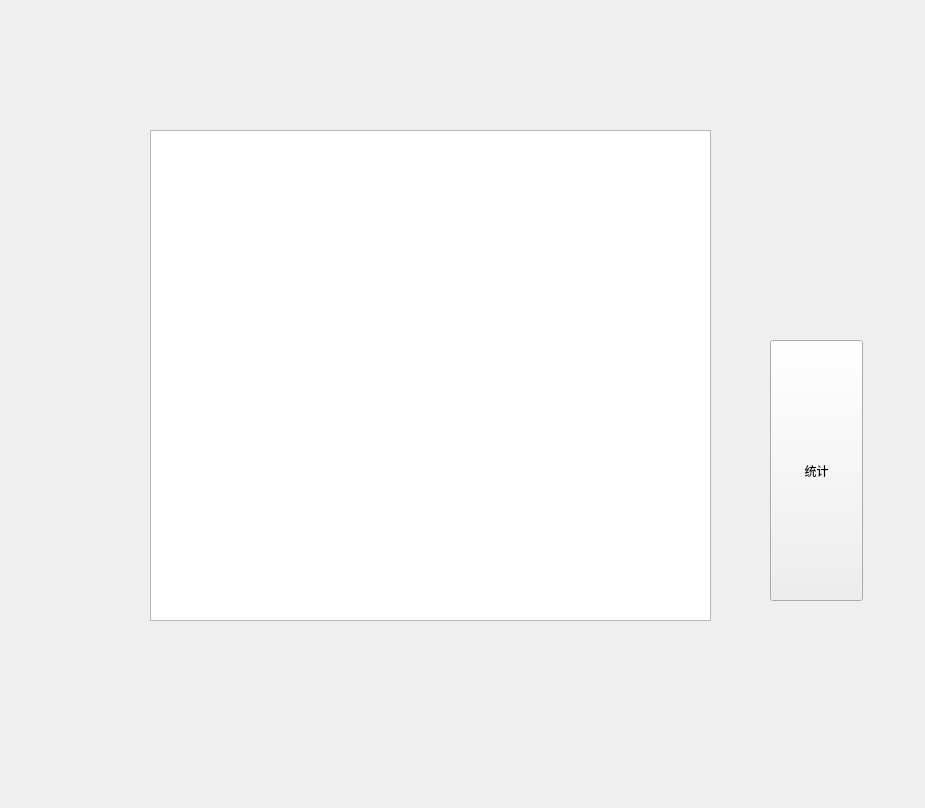
<?xml version="1.0" encoding="UTF-8"?>
<ui version="4.0">
 <class>Form</class>
 <widget class="QWidget" name="Form">
  <property name="geometry">
   <rect>
    <x>0</x>
    <y>0</y>
    <width>925</width>
    <height>808</height>
   </rect>
  </property>
  <property name="windowTitle">
   <string>统计薪资</string>
  </property>
  <widget class="QPlainTextEdit" name="plainTextEdit">
   <property name="geometry">
    <rect>
     <x>150</x>
     <y>130</y>
     <width>561</width>
     <height>491</height>
    </rect>
   </property>
   <property name="plainText">
    <string>
</string>
   </property>
   <property name="placeholderText">
    <string>请输入薪资信息</string>
   </property>
  </widget>
  <widget class="QPushButton" name="pushButton">
   <property name="geometry">
    <rect>
     <x>770</x>
     <y>340</y>
     <width>93</width>
     <height>261</height>
    </rect>
   </property>
   <property name="text">
    <string>统计</string>
   </property>
  </widget>
 </widget>
 <resources/>
 <connections/>
</ui>
